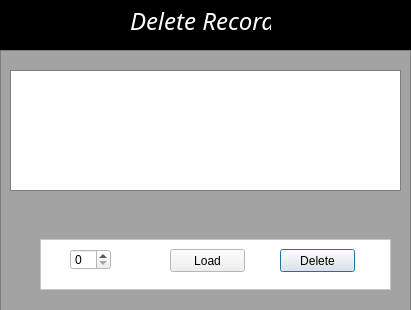
<?xml version="1.0" encoding="UTF-8"?>
<ui version="4.0">
 <class>deleteRecord</class>
 <widget class="QDialog" name="deleteRecord">
  <property name="geometry">
   <rect>
    <x>0</x>
    <y>0</y>
    <width>411</width>
    <height>310</height>
   </rect>
  </property>
  <property name="windowTitle">
   <string>Dialog</string>
  </property>
  <widget class="QFrame" name="frame">
   <property name="geometry">
    <rect>
     <x>0</x>
     <y>0</y>
     <width>411</width>
     <height>51</height>
    </rect>
   </property>
   <property name="palette">
    <palette>
     <active>
      <colorrole role="Base">
       <brush brushstyle="SolidPattern">
        <color alpha="255">
         <red>0</red>
         <green>0</green>
         <blue>0</blue>
        </color>
       </brush>
      </colorrole>
      <colorrole role="Window">
       <brush brushstyle="SolidPattern">
        <color alpha="255">
         <red>0</red>
         <green>0</green>
         <blue>0</blue>
        </color>
       </brush>
      </colorrole>
     </active>
     <inactive>
      <colorrole role="Base">
       <brush brushstyle="SolidPattern">
        <color alpha="255">
         <red>0</red>
         <green>0</green>
         <blue>0</blue>
        </color>
       </brush>
      </colorrole>
      <colorrole role="Window">
       <brush brushstyle="SolidPattern">
        <color alpha="255">
         <red>0</red>
         <green>0</green>
         <blue>0</blue>
        </color>
       </brush>
      </colorrole>
     </inactive>
     <disabled>
      <colorrole role="Base">
       <brush brushstyle="SolidPattern">
        <color alpha="255">
         <red>0</red>
         <green>0</green>
         <blue>0</blue>
        </color>
       </brush>
      </colorrole>
      <colorrole role="Window">
       <brush brushstyle="SolidPattern">
        <color alpha="255">
         <red>0</red>
         <green>0</green>
         <blue>0</blue>
        </color>
       </brush>
      </colorrole>
     </disabled>
    </palette>
   </property>
   <property name="autoFillBackground">
    <bool>true</bool>
   </property>
   <property name="frameShape">
    <enum>QFrame::StyledPanel</enum>
   </property>
   <property name="frameShadow">
    <enum>QFrame::Raised</enum>
   </property>
   <widget class="QLabel" name="label">
    <property name="geometry">
     <rect>
      <x>130</x>
      <y>10</y>
      <width>141</width>
      <height>21</height>
     </rect>
    </property>
    <property name="palette">
     <palette>
      <active>
       <colorrole role="WindowText">
        <brush brushstyle="SolidPattern">
         <color alpha="255">
          <red>255</red>
          <green>255</green>
          <blue>255</blue>
         </color>
        </brush>
       </colorrole>
      </active>
      <inactive>
       <colorrole role="WindowText">
        <brush brushstyle="SolidPattern">
         <color alpha="255">
          <red>255</red>
          <green>255</green>
          <blue>255</blue>
         </color>
        </brush>
       </colorrole>
      </inactive>
      <disabled>
       <colorrole role="WindowText">
        <brush brushstyle="SolidPattern">
         <color alpha="255">
          <red>120</red>
          <green>120</green>
          <blue>120</blue>
         </color>
        </brush>
       </colorrole>
      </disabled>
     </palette>
    </property>
    <property name="font">
     <font>
      <family>ISOCPEUR</family>
      <pointsize>18</pointsize>
      <italic>true</italic>
     </font>
    </property>
    <property name="text">
     <string>Delete Record</string>
    </property>
   </widget>
  </widget>
  <widget class="QFrame" name="frame_2">
   <property name="geometry">
    <rect>
     <x>0</x>
     <y>50</y>
     <width>411</width>
     <height>261</height>
    </rect>
   </property>
   <property name="palette">
    <palette>
     <active>
      <colorrole role="Base">
       <brush brushstyle="SolidPattern">
        <color alpha="255">
         <red>255</red>
         <green>255</green>
         <blue>255</blue>
        </color>
       </brush>
      </colorrole>
      <colorrole role="Window">
       <brush brushstyle="SolidPattern">
        <color alpha="255">
         <red>163</red>
         <green>163</green>
         <blue>163</blue>
        </color>
       </brush>
      </colorrole>
     </active>
     <inactive>
      <colorrole role="Base">
       <brush brushstyle="SolidPattern">
        <color alpha="255">
         <red>255</red>
         <green>255</green>
         <blue>255</blue>
        </color>
       </brush>
      </colorrole>
      <colorrole role="Window">
       <brush brushstyle="SolidPattern">
        <color alpha="255">
         <red>163</red>
         <green>163</green>
         <blue>163</blue>
        </color>
       </brush>
      </colorrole>
     </inactive>
     <disabled>
      <colorrole role="Base">
       <brush brushstyle="SolidPattern">
        <color alpha="255">
         <red>163</red>
         <green>163</green>
         <blue>163</blue>
        </color>
       </brush>
      </colorrole>
      <colorrole role="Window">
       <brush brushstyle="SolidPattern">
        <color alpha="255">
         <red>163</red>
         <green>163</green>
         <blue>163</blue>
        </color>
       </brush>
      </colorrole>
     </disabled>
    </palette>
   </property>
   <property name="autoFillBackground">
    <bool>true</bool>
   </property>
   <property name="frameShape">
    <enum>QFrame::StyledPanel</enum>
   </property>
   <property name="frameShadow">
    <enum>QFrame::Raised</enum>
   </property>
   <widget class="QTableWidget" name="tableWidget">
    <property name="geometry">
     <rect>
      <x>10</x>
      <y>20</y>
      <width>391</width>
      <height>121</height>
     </rect>
    </property>
   </widget>
   <widget class="QFrame" name="frame_3">
    <property name="geometry">
     <rect>
      <x>40</x>
      <y>189</y>
      <width>351</width>
      <height>51</height>
     </rect>
    </property>
    <property name="palette">
     <palette>
      <active>
       <colorrole role="Base">
        <brush brushstyle="SolidPattern">
         <color alpha="255">
          <red>255</red>
          <green>255</green>
          <blue>255</blue>
         </color>
        </brush>
       </colorrole>
       <colorrole role="Window">
        <brush brushstyle="SolidPattern">
         <color alpha="255">
          <red>255</red>
          <green>255</green>
          <blue>255</blue>
         </color>
        </brush>
       </colorrole>
      </active>
      <inactive>
       <colorrole role="Base">
        <brush brushstyle="SolidPattern">
         <color alpha="255">
          <red>255</red>
          <green>255</green>
          <blue>255</blue>
         </color>
        </brush>
       </colorrole>
       <colorrole role="Window">
        <brush brushstyle="SolidPattern">
         <color alpha="255">
          <red>255</red>
          <green>255</green>
          <blue>255</blue>
         </color>
        </brush>
       </colorrole>
      </inactive>
      <disabled>
       <colorrole role="Base">
        <brush brushstyle="SolidPattern">
         <color alpha="255">
          <red>255</red>
          <green>255</green>
          <blue>255</blue>
         </color>
        </brush>
       </colorrole>
       <colorrole role="Window">
        <brush brushstyle="SolidPattern">
         <color alpha="255">
          <red>255</red>
          <green>255</green>
          <blue>255</blue>
         </color>
        </brush>
       </colorrole>
      </disabled>
     </palette>
    </property>
    <property name="autoFillBackground">
     <bool>true</bool>
    </property>
    <property name="frameShape">
     <enum>QFrame::StyledPanel</enum>
    </property>
    <property name="frameShadow">
     <enum>QFrame::Raised</enum>
    </property>
    <widget class="QSpinBox" name="spinBox">
     <property name="geometry">
      <rect>
       <x>30</x>
       <y>10</y>
       <width>41</width>
       <height>21</height>
      </rect>
     </property>
    </widget>
    <widget class="QPushButton" name="pushButton_DeleteActualRecord">
     <property name="geometry">
      <rect>
       <x>240</x>
       <y>10</y>
       <width>75</width>
       <height>23</height>
      </rect>
     </property>
     <property name="text">
      <string>Delete</string>
     </property>
    </widget>
    <widget class="QPushButton" name="pushButton_loadData_DeleteRecord">
     <property name="geometry">
      <rect>
       <x>130</x>
       <y>10</y>
       <width>75</width>
       <height>23</height>
      </rect>
     </property>
     <property name="text">
      <string>Load</string>
     </property>
    </widget>
   </widget>
  </widget>
 </widget>
 <resources/>
 <connections/>
</ui>
